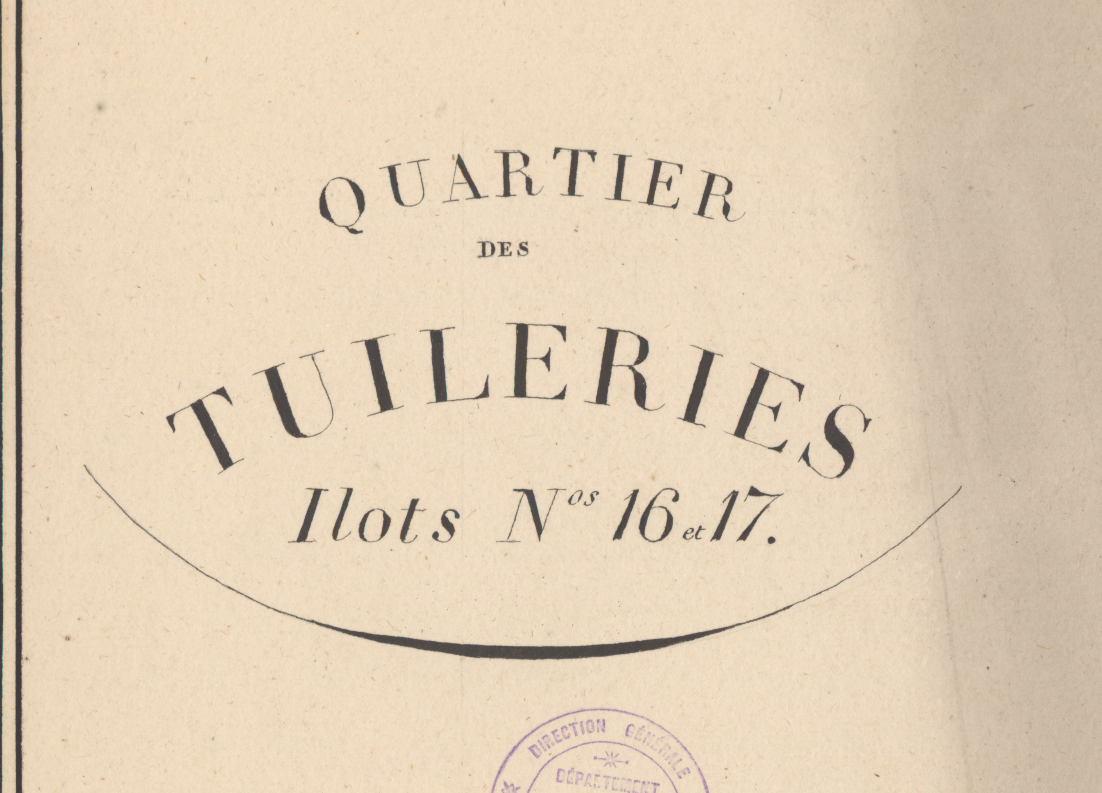
#> input picture LabWork_3/cadastre1.png, 1102 x 793 px
$ python Ex1-Text-Extraction.py
#> lines starting #> are read from the running program, lines starting #| are printed output that depends on the picture; after the words box and inside, x2 and y2 are one past the last pixel; in counts of white or black regions, pixels touching at a corner belong together
import cv2 as cv
import numpy as np
from matplotlib import pyplot as plt

objImg = cv.imread('cadastre1.png',cv.IMREAD_GRAYSCALE)
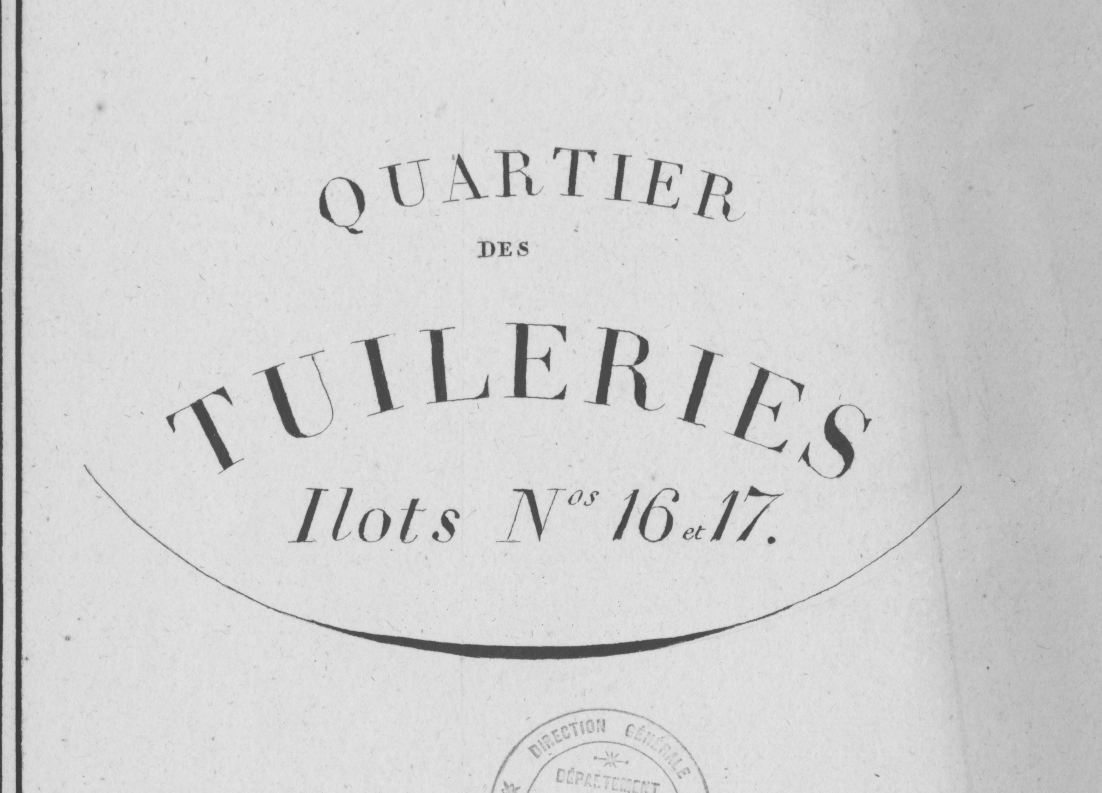
#> objImg: shape (793, 1102); min 56, max 237, mean 209.4

ret, thresh= cv.threshold(objImg, 120, 255, cv.THRESH_BINARY)
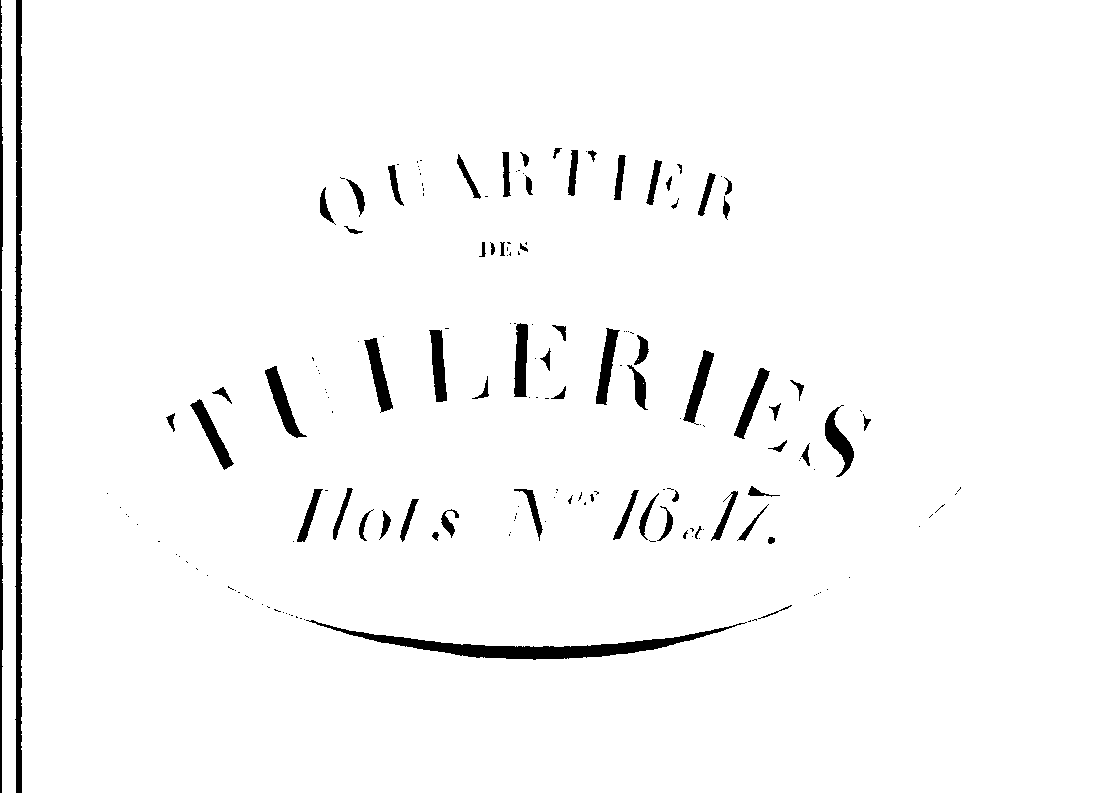
#> thresh: shape (793, 1102); 97.1% white; 183 black regions (115 under 20 px), largest, box (x1, y1, x2, y2) and area: (15, 0, 22, 793) 4547, (306, 620, 747, 660) 3774, (0, 0, 3, 793) 1805
ret, thresh_otsu = cv.threshold(objImg, 0, 255, cv.THRESH_BINARY+cv.THRESH_OTSU)
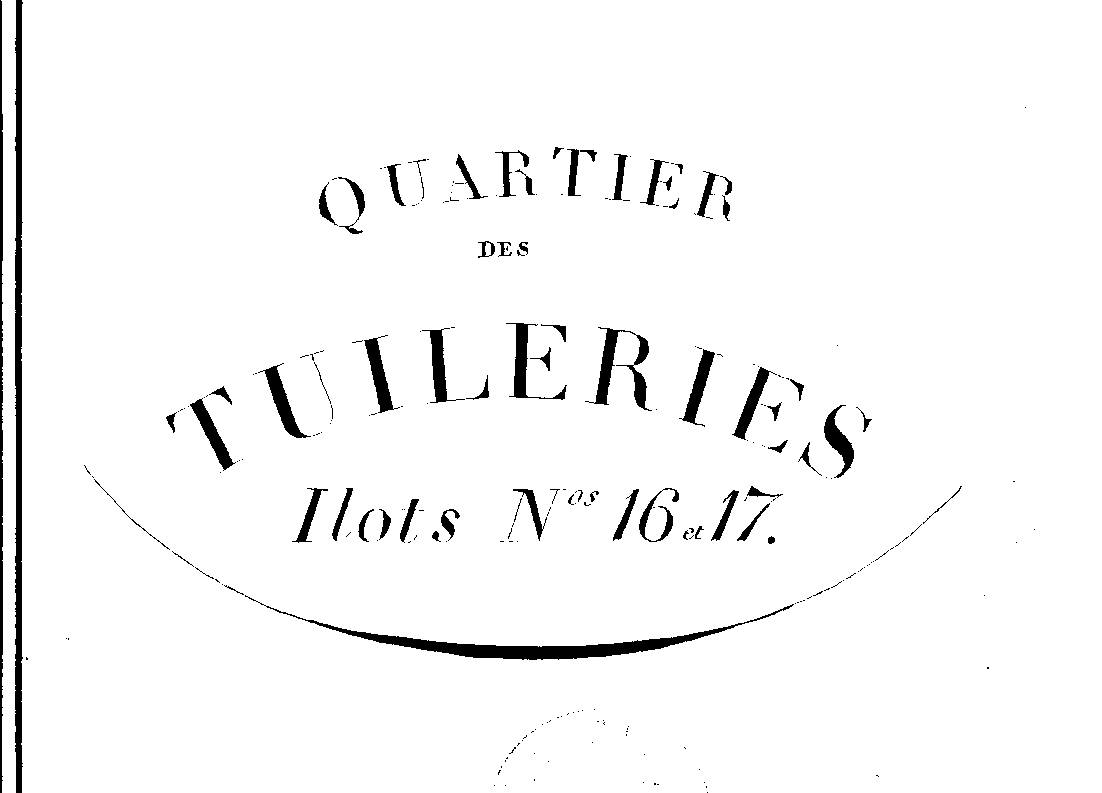
#> thresh_otsu: shape (793, 1102); 96.6% white; 254 black regions (183 under 20 px), largest, box (x1, y1, x2, y2) and area: (15, 0, 23, 793) 5036, (245, 595, 794, 660) 4247, (0, 0, 3, 793) 2030
#> ret = 150

cv.imshow("Arbitrary", thresh)
cv.imshow("Otsu", thresh_otsu)


titles = ['Original','Arbitrary','Otsu']
images = [objImg,thresh,thresh_otsu]
for i in range(3):
    plt.subplot(2,2,i+1),plt.imshow(images[i],'gray')
    plt.title(titles[i])
    plt.xticks([]),plt.yticks([])
plt.show()
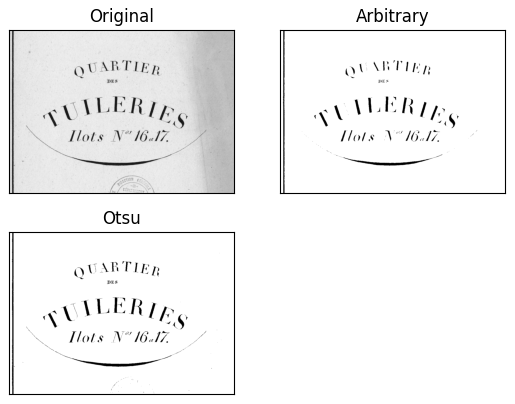
#> figure drawn by matplotlib, 3 panels
